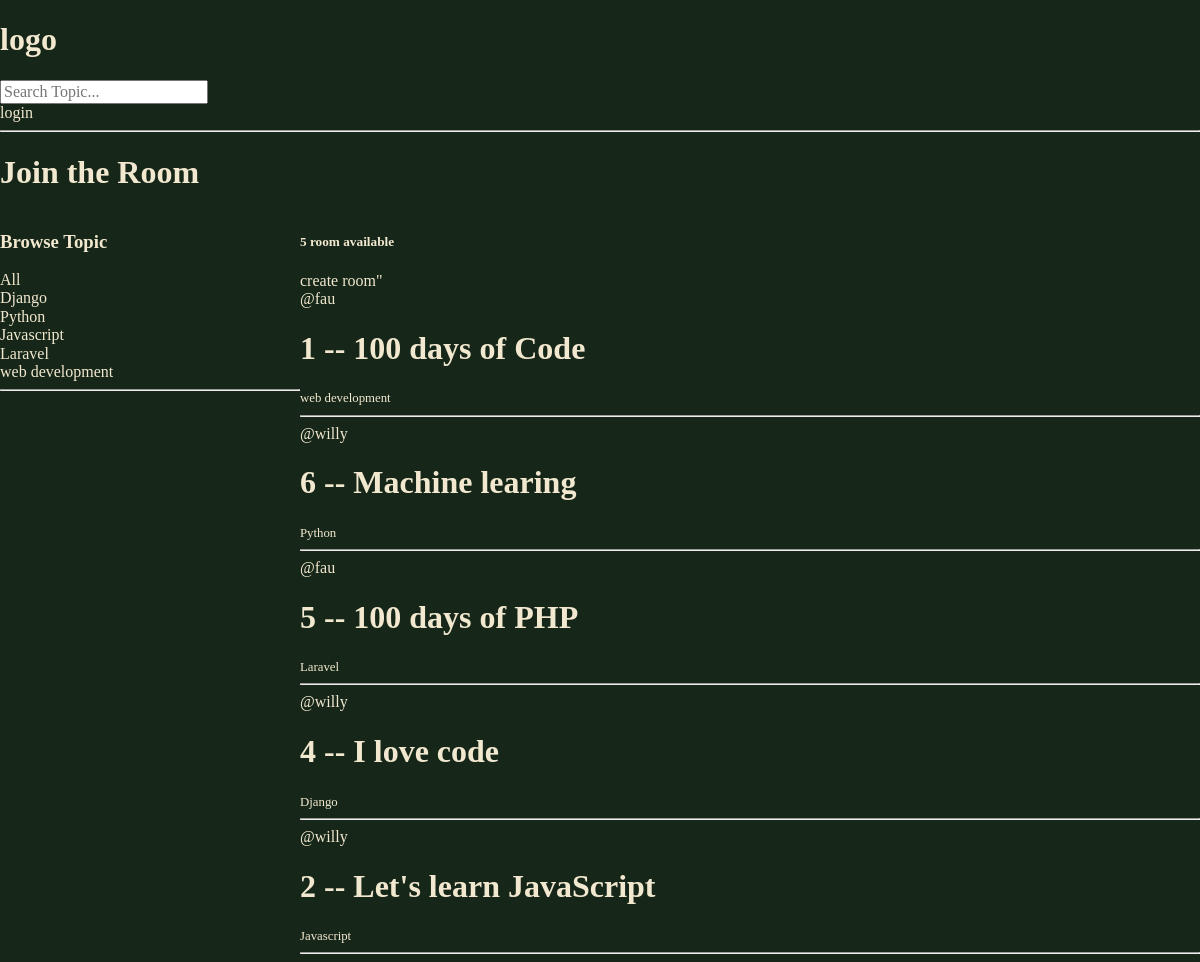
The page / on the database its author committed.
### base/models.py (models this page shows, shortened)
class Topic(models.Model):
    name = models.CharField(max_length=200)

class Room(models.Model):
    host = models.ForeignKey(User, on_delete=models.SET_NULL, null=True)
    topic = models.ForeignKey(Topic,on_delete=models.SET_NULL, null=True)
    name = models.CharField(max_length=200)
    description = models.TextField(null=True, blank=True)
    update = models.DateTimeField(auto_now=True)
    created = models.DateTimeField(auto_now_add=True)
    class Meta:
        ordering = ['-update', '-created']

### base/views.py (the view)
# urls.py: 2. Add a URL to urlpatterns:  path('', views.home, name='home')
def home(request):
    q = request.GET.get('q') if request.GET.get('q') is not None else ''
    rooms = Room.objects.filter(Q(topic__name__icontains=q) |
     Q(name__icontains=q) | Q(description__icontains=q)
     )
    room_count = rooms.count()
    topics = Topic.objects.all()
    context = {'rooms': rooms, 'topics': topics, 'room_count': room_count}
    return render(request, 'home.html', context)

### templates/home.html (shortened to what this page needs)
{% extends 'main.html'%}
{% block content%}
<h1>Join the Room</h1>
<div class="home-container">
    <div>
        <h3>Browse Topic</h3>
        <div>
            <a href="{% url 'home' %}">All</a>
        </div>
        {% for topic in topics%}
        <div>
            <a href="{% url 'home'%}?q={{topic.name}}">{{topic.name}}</a>
        </div>
        {% endfor %}
        <hr>
    </div>
    <div>
        <h5>{{room_count}} room available</h5>
        <a href="{% url 'create-room'%}">create room</a>"
        <div>
            {% for room in rooms%}
            <div>
                <span>@{{room.host.username}}</span>
                <h1>{{room.id}} -- <a href="{% url 'room' room.id %}">{{room.name}} </a> </h1>
                <small>{{room.topic.name}}</small>
                <hr>
            </div>
            {% endfor %}
        </div>
    </div>
</div>
{% endblock%}

### base/static/main.css (style rules this page uses)
body { background: #162719; color: #F2E8CF; }
.home-container { display: grid; grid-template-columns: 1fr 3fr; }
a { text-decoration: none; color: #F2E8CF; }

### rows shown on the page
Topic: name "Django"
Topic: name "Python"
Topic: name "Javascript"
Topic: name "Laravel"
Topic: name "web development"
Room: host.username "fau", id "1", name "100 days of Code", topic.name "web development"
Room: host.username "willy", id "6", name "Machine learing", topic.name "Python"
Room: host.username "fau", id "5", name "100 days of PHP", topic.name "Laravel"
Room: host.username "willy", id "4", name "I love code", topic.name "Django"
Room: host.username "willy", id "2", name "Let's learn JavaScript", topic.name "Javascript"

### other values the page prints
{{ room_count }} "5"
